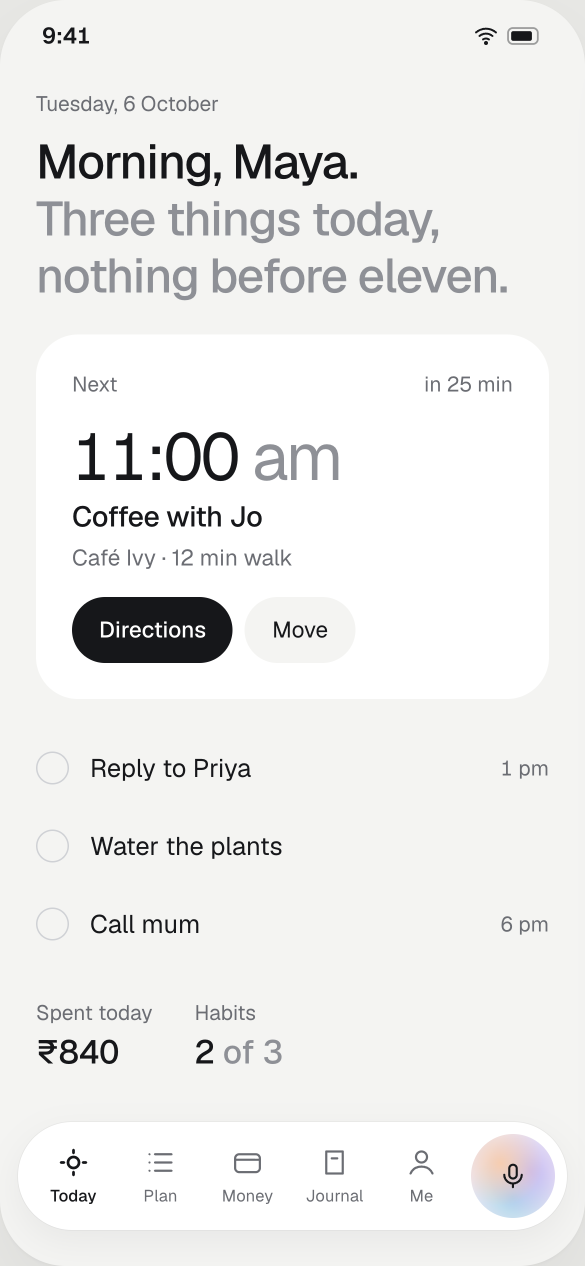
#> input picture design/ref3x/01_Today.png, 1170 x 2532 px (shown at 1/2 size)
$ python -i compare.py   (imports and definitions only)
#> lines starting #> are read from the running program, lines starting #| are printed output that depends on the picture
#> further down, picture is the input picture: PIL image 1170x2532 RGB; mean R, G, B 237.6, 237.6, 236.7
#!/usr/bin/env python3
"""Compare an emulator screenshot with a design reference.

Usage: tools/compare.py [--structure] <screen-name e.g. 01_Today> <shot.png> [out.png]
--structure compares layout only: both images are turned to grayscale, contrast-normalised (so the
warm "calm garden" palette does not count) and compared on their edge maps. Use it to catch layout
regressions; plain mode still measures raw pixel difference, which is dominated by colour now.
Writes a side-by-side image (design | device | diff) and prints the mean abs difference.
The top 48dp status band is ignored (design draws a fake status bar).
"""
import sys
from pathlib import Path

import numpy as np
from PIL import Image, ImageFilter

root = Path(__file__).resolve().parent.parent
args = [a for a in sys.argv[1:] if a != "--structure"]
structure = len(args) != len(sys.argv) - 1
# [1 line that did not run here, left out]
# [1 line that did not run here, left out]
# [2 lines not run here, left out]


def edges(im):
    """Normalised grayscale gradient magnitude, 0-255, blurred a little so 1 px shifts are forgiven."""
    g = np.asarray(im.convert("L").filter(ImageFilter.GaussianBlur(2))).astype(float)
    g = (g - g.mean()) / (g.std() + 1e-6)
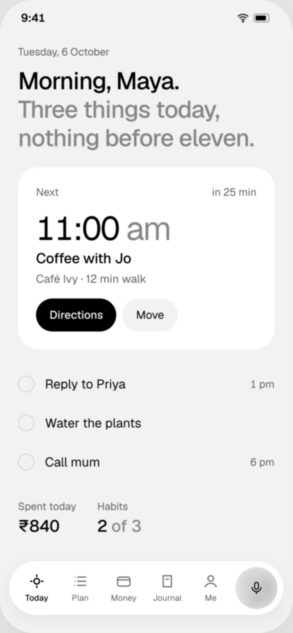
#> g: shape (2532, 1170) float64 (shown at 1/4 size); min -5.99, max 0.483, mean -2.01e-16; drawn with min black and max white
    gy, gx = np.gradient(g)
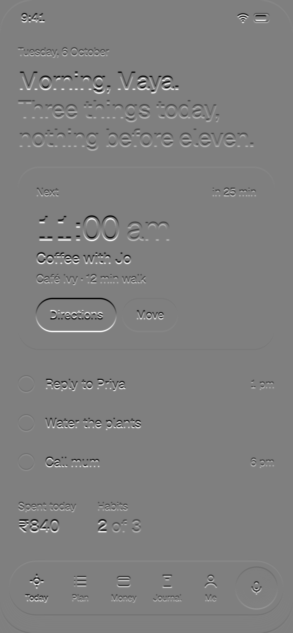
#> gy: shape (2532, 1170) float64 (shown at 1/4 size); min -1.19, max 1.19, mean -2.14e-05; drawn with min black and max white
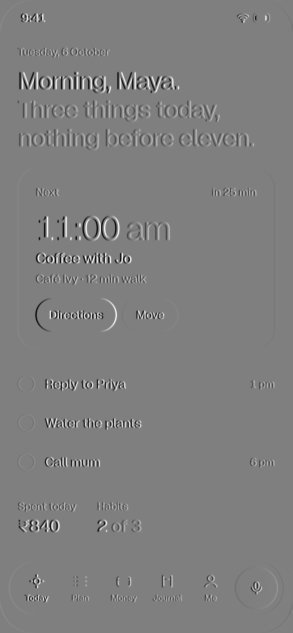
#> gx: shape (2532, 1170) float64 (shown at 1/4 size); min -1.19, max 1.19, mean -2.19e-05; drawn with min black and max white
    m = np.hypot(gx, gy)
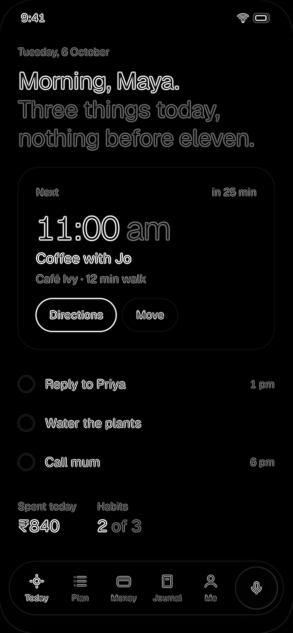
#> m: shape (2532, 1170) float64 (shown at 1/4 size); min 0, max 1.24, mean 0.0465; drawn with min black and max white
    return np.clip(m / (np.percentile(m, 99) + 1e-6), 0, 1) * 255
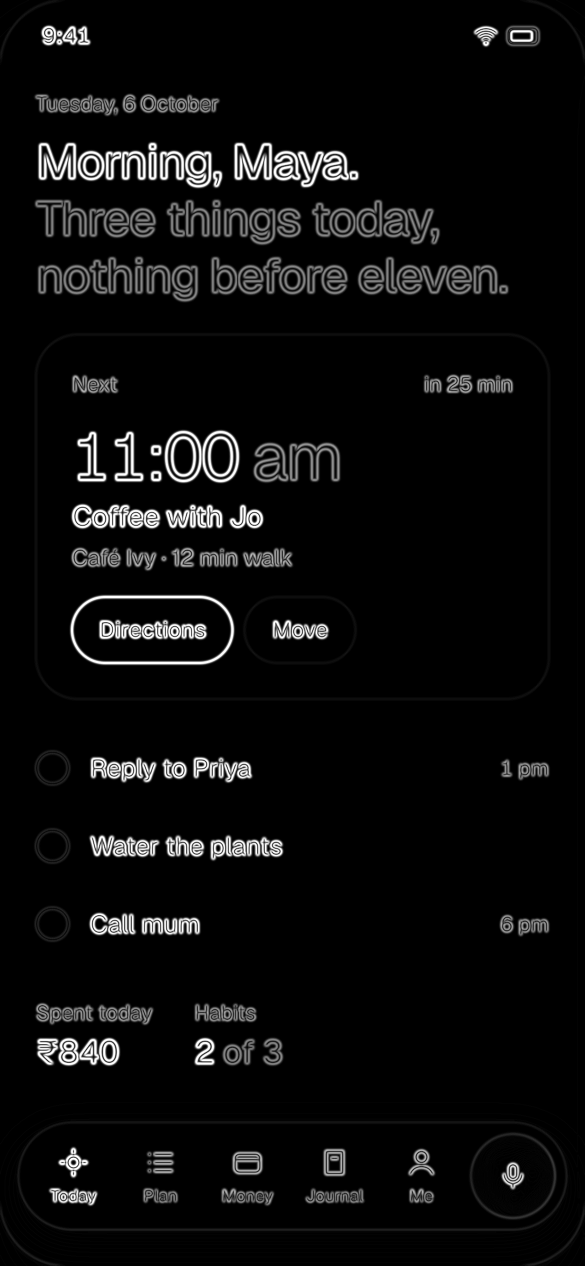
#> returned value: shape (2532, 1170) float64 (shown at 1/2 size); min 0, max 255, mean 12.2


# [5 lines that did not run here, left out]
# [1 line that did not run here, left out]
band = 48 * 3
# [1 line that did not run here, left out]
# [1 line that did not run here, left out]
# [1 line that did not run here, left out]
# [1 line that did not run here, left out]
# [4 lines not run here, left out]

>>> from PIL import Image
>>> picture = Image.open('../design/ref3x/01_Today.png')
>>> result = edges(picture)

$ run again, on design/ref3x/06_Task_sheet.png
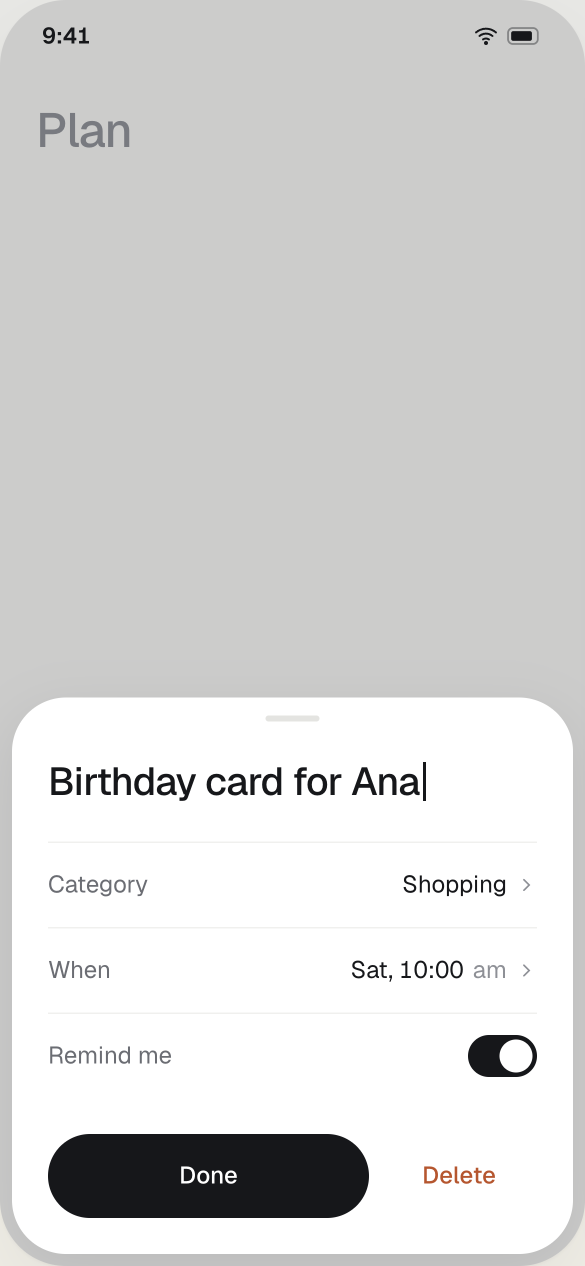
#> input picture design/ref3x/06_Task_sheet.png, 1170 x 2532 px (shown at 1/2 size)
#> picture is the input picture: PIL image 1170x2532 RGB; mean R, G, B 214.5, 214.5, 214
#> in edges, `gy, gx = np.gradient(g)`:
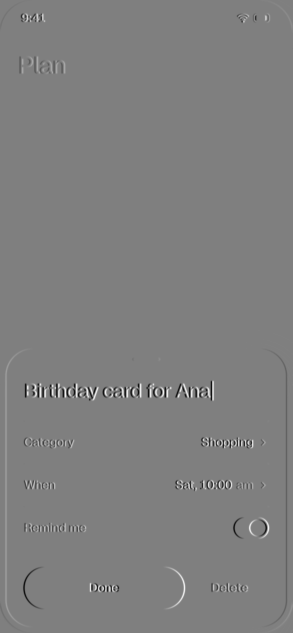
#> gx: shape (2532, 1170) float64 (shown at 1/4 size); min -0.928, max 0.928, mean -1.69e-05; drawn with min black and max white
#> in edges, `return np.clip(m / (np.percentile(m, 99) + 1e-6), 0, 1) * 255`:
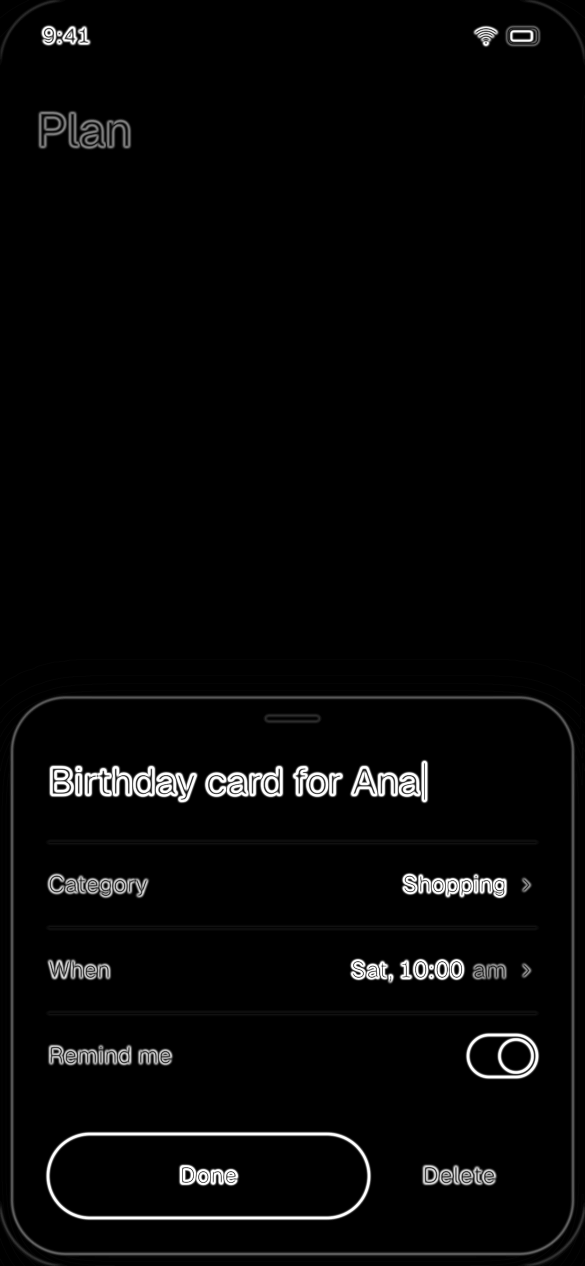
#> returned value: shape (2532, 1170) float64 (shown at 1/2 size); min 0, max 255, mean 7

$ run again, on design/ref3x/07_Money.png
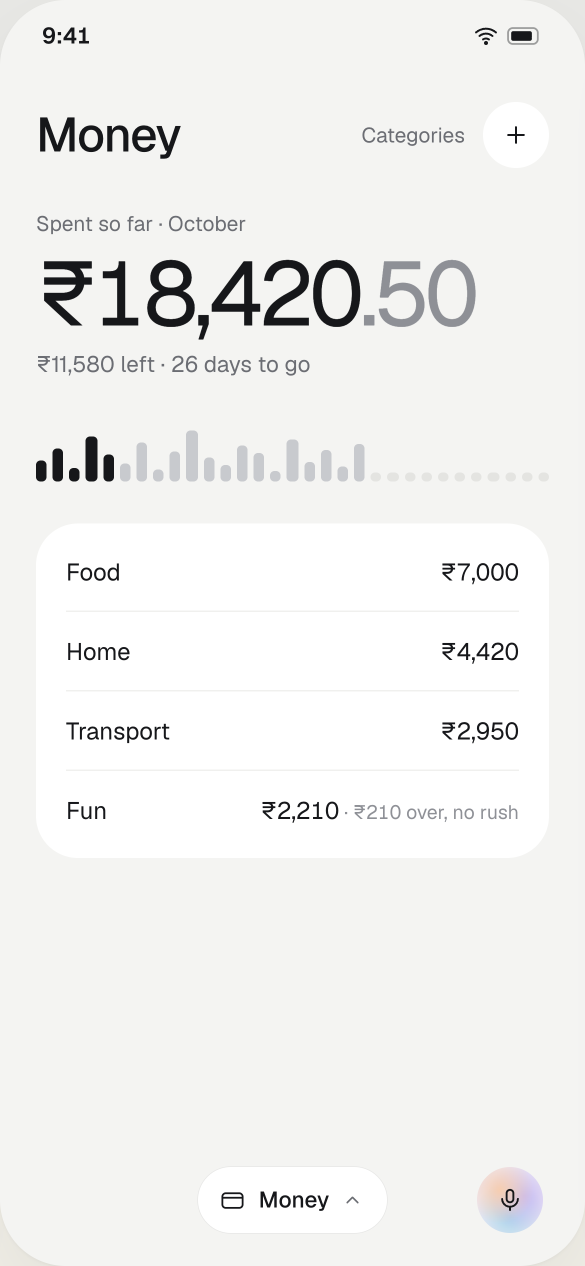
#> input picture design/ref3x/07_Money.png, 1170 x 2532 px (shown at 1/2 size)
#> picture is the input picture: PIL image 1170x2532 RGB; mean R, G, B 240.6, 240.6, 239.3
#> in edges, `gy, gx = np.gradient(g)`:
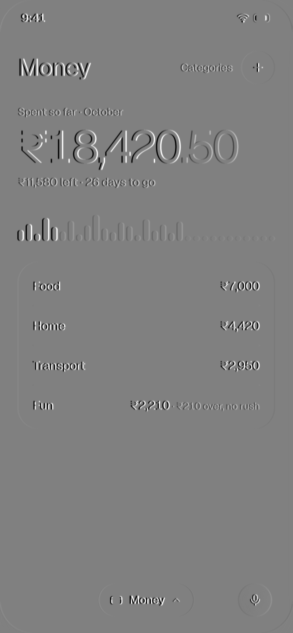
#> gx: shape (2532, 1170) float64 (shown at 1/4 size); min -1.46, max 1.44, mean -2.59e-05; drawn with min black and max white
#> in edges, `return np.clip(m / (np.percentile(m, 99) + 1e-6), 0, 1) * 255`:
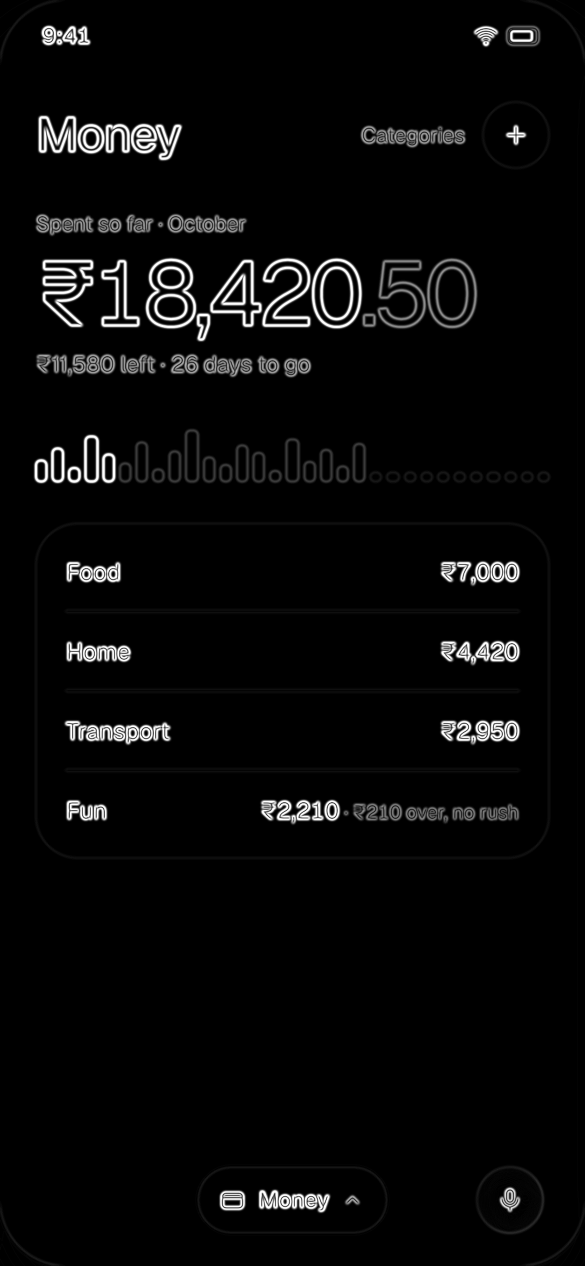
#> returned value: shape (2532, 1170) float64 (shown at 1/2 size); min 0, max 255, mean 8.6
